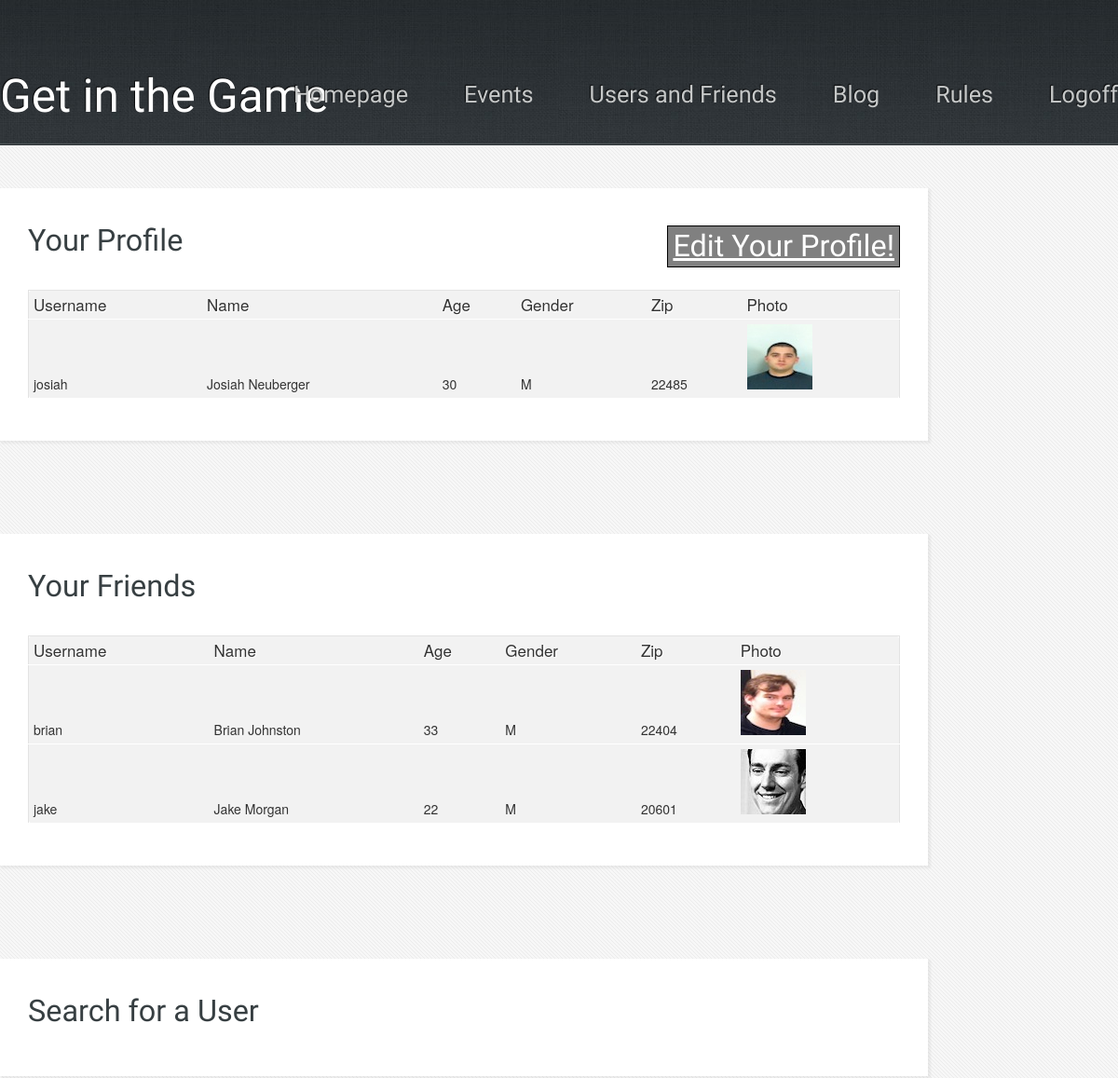
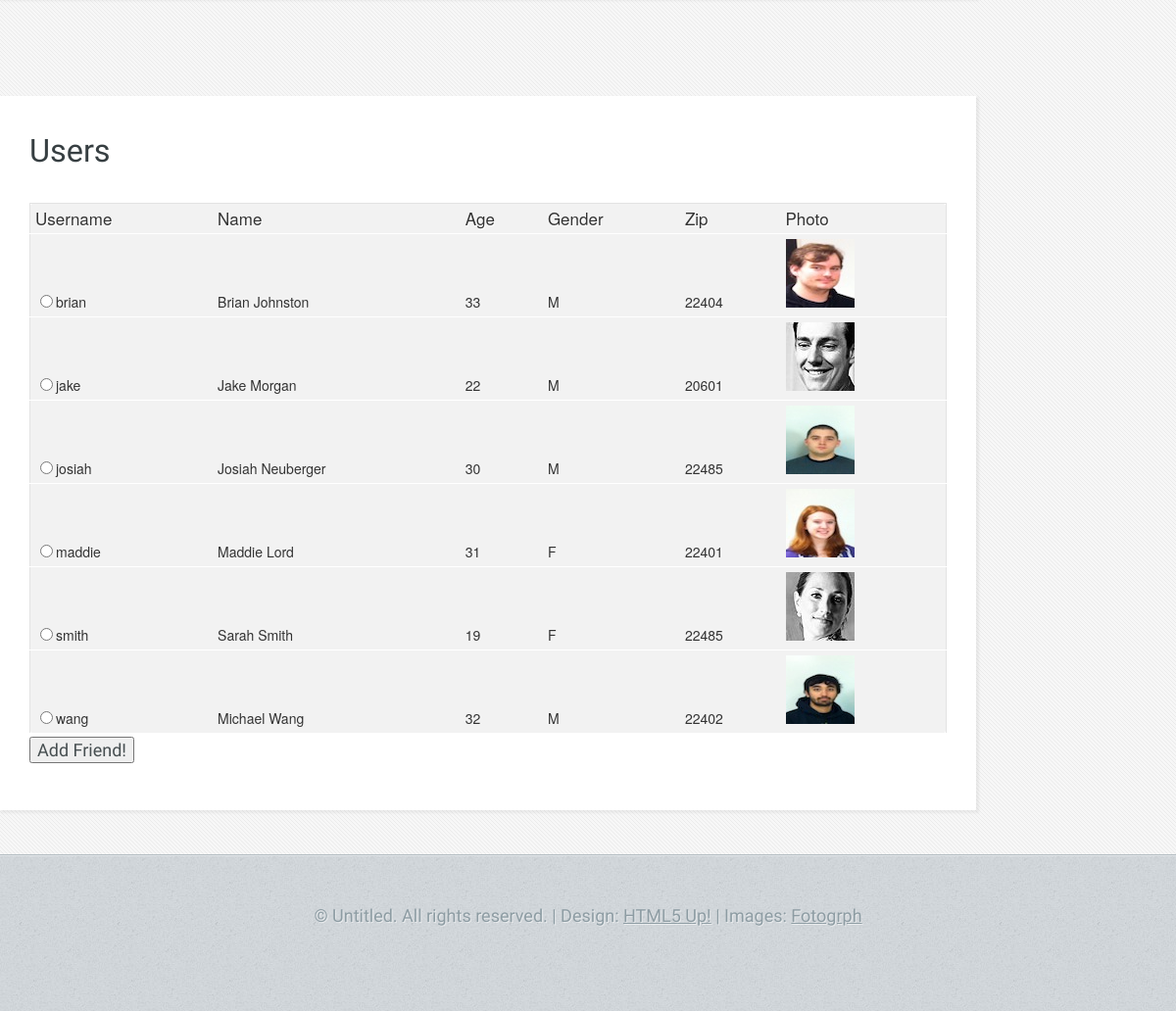
Page /users.php (signed in) on the committed database (2 pictures, top to bottom).
### tables this page shows
CREATE TABLE IF NOT EXISTS users (
	username VARCHAR(12) NOT NULL,
	password VARCHAR(40) NOT NULL, 
	users_zip VARCHAR(5) NOT NULL,
	name varchar(50),
	age int(3),
	photo varchar(50),
	gender char(1) CHECK (gender IN ('M', 'F')),
	CONSTRAINT us_zips_zip_fk FOREIGN KEY (users_zip) REFERENCES us_zips(zip),
	PRIMARY KEY (username)
);

### php/session_start_loggedin.php (called while the page is built, shortened)
<?php
if (isset($_SESSION['isLoggedIn'])) { $s_isLoggedIn = $_SESSION['isLoggedIn']; }
else { $s_isLoggedIn = false; $hasZip = false;}
?>

### users.php (the view, shortened to what this page needs)
<?php include 'php/session_start_loggedin.php';?>
<!DOCTYPE HTML>
<html>
	<head>
	</head>
	<body class="subpage">
			<div id="header-wrapper">
				<header id="header" class="5grid-layout">
					<div class="row">
						<div class="10u">
							<?php include 'php/menu.php'; ?>
						</div>
					</div>
				</header>
			</div>
			<div id="content-wrapper">
				<div id="content">
					<div class="5grid-layout">
						<div class="row">
							<div class="10u">
									<?php include 'php/db_connect.php'; ?>
									<?php
										function load_profile($db, $query, $useRadio, $radio_button_name) {
											echo "<table id='table-2'>";
											echo "<tr><th>Username</th><th>Name</th><th>Age</th><th>Gender</th><th>Zip</th><th>Photo</th></tr>";
											$result = mysqli_query($db, $query) or die("Error Querying Database for user profile from users.php: load_profile function");
											while($row = mysqli_fetch_array($result)) {
												$users_username = $row['username'];
												$users_name = $row['name'];
												$users_age = $row['age'];
												$users_gender = $row['gender'];
												$users_zip = $row['users_zip'];
												$users_pic_location = $row['photo'];
												if ($useRadio) { $radio = "<input type='radio' name='$radio_button_name' value='$users_username' />"; }
												else { $radio = ""; }
												echo "<tr><td>$radio$users_username</td><td>$users_name</td><td>$users_age</td><td>$users_gender</td><td>$users_zip</td><td><img src='$users_pic_location' alt='$users_pic_location'></tr>";
											}
											echo "</table>";
										}
									?>
									<section>
										<header>
											<h2>Your Profile<a href="myProfile.php" style="float:right; border:1px solid black; background-color: gray; color: white; padding:5px; display:inline-block;">Edit Your Profile!</a><h2>
										</header>
										<?php
											$query = "SELECT * FROM users WHERE username='$s_username'";
											load_profile($db, $query, FALSE, "not_needed");
										?>
									</section>
									<section>
										<header>
											<h2>Your Friends</h2>
										</header>
											<?php
												$query = "SELECT * FROM view_friends WHERE id='$s_username'";
												load_profile($db, $query, FALSE, "not_needed");
											?>
									</section>
									<section>
										<header>
											<h2>Search for a User<h2>
										</header>
									</section>
									<section>
										<header>
											<h2>Users</h2>
										</header>
										<form method = "post" action = "users.php" enctype="multipart/form-data">
										<?php
											$query = "SELECT * FROM users";
											load_profile($db, $query, TRUE, "rb_user_profiles");
										?>
										<tr><td><input type="submit" name="add_as_your_friend_submit" value="Add Friend!" /></td><td>&nbsp;</td></tr>
										</form>
									</section>
							</div>
						</div>
					</div>
				</div>
			</div>
			<div id="copyright">
				&copy; Untitled. All rights reserved. | Design: <a href="http://html5up.net">HTML5 Up!</a> | Images: <a href="http://fotogrph.com">Fotogrph</a>
			</div>
	</body>
</html>

### php/menu.php
<?php
echo "<h1><a href='index.php' class='mobileUI-site-name'>Get in the Game</a></h1>";
echo "<nav class='mobileUI-site-nav'>";
echo "<a href='index.php'>Homepage</a>";
if ($s_isLoggedIn) {
	echo '<a href="joinevent.php">Events</a>';
	echo '<a href="users.php">Users and Friends</a>';
}
echo "<a href='blog.php'>Blog</a>";
echo "<a href='rules.php'>Rules</a>";
if (!$s_isLoggedIn) {
	echo "<a href='login.php'>Login</a>";
}
else { echo "<a href='php/users.php?action=logoff'>Logoff</a>"; }
echo "</nav>";

### css/5grid/core.css (style rules this page uses)
html, body, div, span, applet, object, iframe, h1, h2, h3, h4, h5, h6, p, blockquote, pre, a, abbr, acronym, address, big, cite, code, del, dfn, em, img, ins, kbd, q, s, samp, small, strike, strong, sub, sup, tt, var, b, u, i, center, dl, dt, dd, ol, ul, li, fieldset, form, label, legend, table, caption, tbody, tfoot, thead, tr, th, td, article, aside, canvas, details, embed, figure, figcaption, footer, header, hgroup, menu, nav, output, ruby, section, summary, time, mark, audio, video { margin: 0; padding: 0; border: 0; font-size: 100%; font: inherit; vertical-align: baseline; }
article, aside, details, figcaption, figure, footer, header, hgroup, menu, nav, section { display: block; }
body { line-height: 1; }
table { border-collapse: collapse; border-spacing: 0; }
.\35 grid .\31 0u { width: 83%; }
.\35 grid .\31 u, .\35 grid .\32 u, .\35 grid .\33 u, .\35 grid .\34 u, .\35 grid .\35 u, .\35 grid .\36 u, .\35 grid .\37 u, .\35 grid .\38 u, .\35 grid .\39 u, .\35 grid .\31 0u, .\35 grid .\31 1u, .\35 grid .\31 2u { margin: 1% 0 1% 2%; float: left; }
.\35 grid:after { content: ''; display: block; clear: both; height: 0; }

### css/style.css (style rules this page uses)
body { background: #D4D9DD url('images/bg03.jpg'); }
body, input, textarea, select { color: #474f51; font-size: 13.5pt; font-family: 'Yanone Kaffeesatz'; line-height: 1.85em; font-weight: 300; }
a { text-decoration: underline; }
section > :last-child, .last-child { margin-bottom: 0 !important; }
#table-2 { border: 1px solid #e3e3e3; background-color: #f2f2f2; width: 100%; border-radius: 6px; -webkit-border-radius: 6px; -moz-border-radius: 6px; }
#table-2 td, #table-2 th { padding: 5px; color: #333; }
#table-2 th { font-family: 'Helvetica Neue', Helvetica, Arial, sans-serif; font-size: 17px; line-height: 20px; font-style: normal; font-weight: normal; text-align: left; text-shadow: white 1px 1px 1px; }
#table-2 td { line-height: 20px; font-family: 'Helvetica Neue', Helvetica, Arial, sans-serif; font-size: 14px; border-bottom: 1px solid #fff; border-top: 1px solid #fff; }

### css/5grid/core-desktop.css (style rules this page uses)
.\35 grid .row:after { content: ''; display: block; clear: both; height: 0; }
.\35 grid .row > :first-child { margin-left: 0; }
.\35 grid .row:first-child > * { margin-top: 0; }
.\35 grid .row:last-child > * { margin-bottom: 0; }

### css/style-desktop.css (style rules this page uses)
section:last-child { margin-bottom: 0 !important; }
#header-wrapper { background: #3B4346 url('images/bg01.jpg'); border-bottom: solid 1px #272d30; box-shadow: inset 0px -1px 0px 0px #51575a; text-shadow: -1px -1px 1px rgba(0,0,0,0.75); }
.subpage #header-wrapper { height: 155px; }
#content-wrapper { background: #f7f7f7 url('images/bg04.png'); border-top: solid 1px #fff; padding: 45px 0 45px 0; }
#header { min-height: 155px; position: relative; }
#header h1 { position: absolute; left: 0; bottom: 35px; font-family: 'Lobster', sans-serif; font-size: 2.75em; }
#header h1 a { color: #fff; text-decoration: none; }
#header nav { position: absolute; right: 0; bottom: 35px; font-weight: 200; }
#header nav a { color: #c6c8c8; text-decoration: none; font-size: 1.4em; margin-left: 60px; outline: 0; }
#content section { background: #fff; padding: 40px 30px 45px 30px; box-shadow: 2px 2px 2px 1px rgba(128,128,128,0.1); margin: 0 0 10% 0; }
#content h2 { font-size: 1.8em; color: #373f42; margin: 0 0 0.25em 0; }
#content a { color: #ED391B; }
#content header { margin: 0 0 2em 0; }
#copyright { border-top: solid 1px #b5bec3; box-shadow: inset 0px 1px 0px 0px #e0e4e7; text-align: center; padding: 45px 0 80px 0; color: #8d9ca3; text-shadow: 1px 1px 0px rgba(255,255,255,0.5); }
#copyright a { color: #8d9ca3; }

### css/5grid/core-1200px.css (style rules this page uses)
.\35 grid-layout { width: 1200px; margin: 0 auto; }

### rows in the picture
users: username "josiah", name "Josiah Neuberger", age "30", gender "M", users_zip "22485", photo (picture)
users: username "brian", name "Brian Johnston", age "33", gender "M", users_zip "22404", photo (picture)
users: username "jake", name "Jake Morgan", age "22", gender "M", users_zip "20601", photo (picture)
users: username "maddie", name "Maddie Lord", age "31", gender "F", users_zip "22401", photo (picture)
users: username "smith", name "Sarah Smith", age "19", gender "F", users_zip "22485", photo (picture)
users: username "wang", name "Michael Wang", age "32", gender "M", users_zip "22402", photo (picture)

### other values in the picture
$users_username "brian"
$users_name "Brian Johnston"
$users_age "33"
$users_gender "M"
$users_zip "22404"
$users_username "jake"
$users_name "Jake Morgan"
$users_age "22"
$users_zip "20601"
